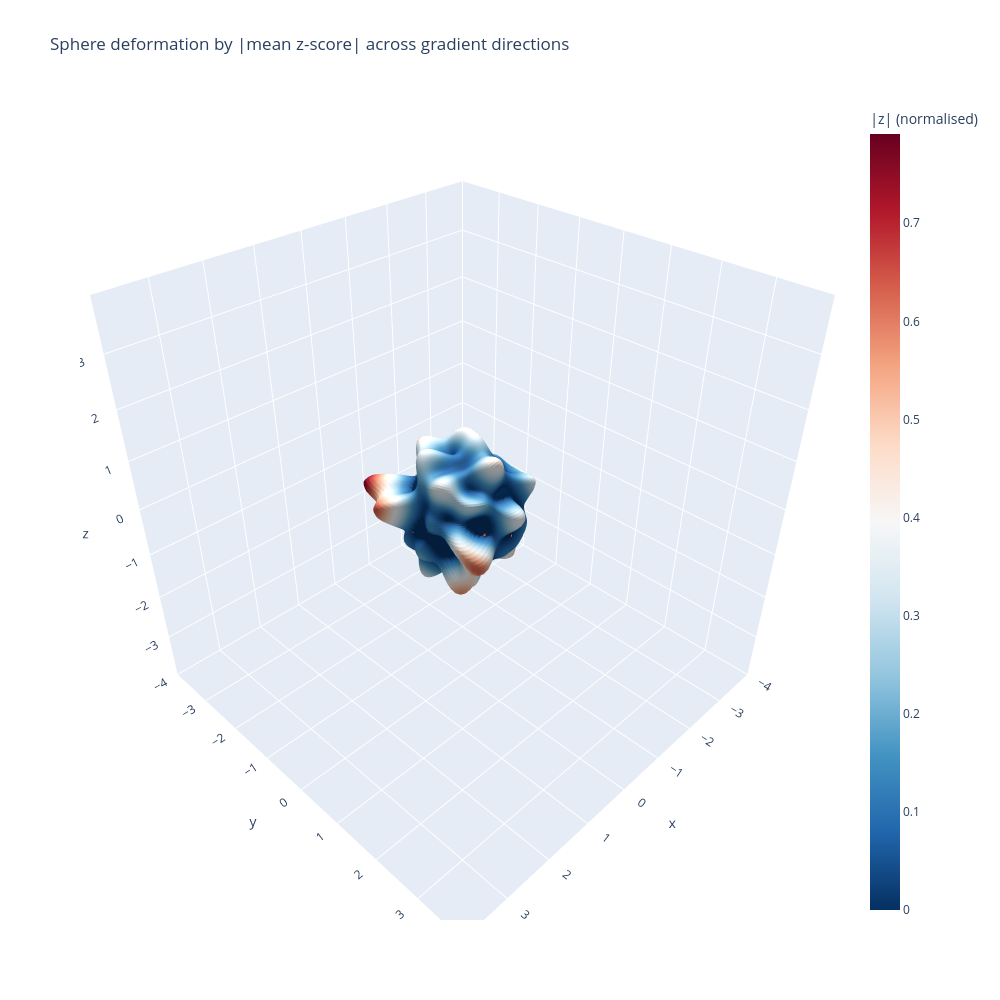

The code cell stored with this chart in its notebook:
### Code cell
max_extent = 4
# ---------- Interactive (plotly) ----------
fig = go.Figure()

fig.add_trace(go.Surface(
    x=x_def, y=y_def, z=z_def,
    surfacecolor=deform_field,
    colorscale="RdBu_r",  # plotly's coolwarm equivalent: low=blue, high=red
    cmin=0,visible = True,
    cmax=deform_field.max(),
    colorbar=dict(title="|z| (normalised)"),
    lighting=dict(ambient=0.6, diffuse=0.6, specular=0.1),
))

fig.add_trace(go.Scatter3d(
    x=points[:, 0], y=points[:, 1], z=points[:, 2],
    mode="markers",
    marker=dict(size=3, colorscale="viridis", opacity=0.9),
    text=z,
    hovertemplate="mean z = %{text:.2f}<extra></extra>",
    name="Sampled directions",
))

fig.update_layout(
    title="Sphere deformation by |mean z-score| across gradient directions",
    scene=dict(
        xaxis=dict(title="x", range=[-max_extent, max_extent]),
        yaxis=dict(title="y", range=[-max_extent, max_extent]),
        zaxis=dict(title="z", range=[-max_extent, max_extent]),
        aspectmode="cube",
    ),
    width=1000,
    height=1000,
)

fig.show()

print(f"\n Plotted deformation from {len(z)} directions, max |mean z| = {np.abs(z).max():.2f}")

### Figure 1 — Plotly figure (JSON) as saved in the notebook; plotly's stock layout.template omitted (floating-point values rounded to 4 significant figures; data arrays with more than 128 entries replaced by an {"elided": "..."} marker saying what was removed)
{"data": [{"cmax": 0.791, "cmin": 0, "colorbar": {"title": {"text": "|z| (normalised)"}}, "colorscale": [[0, "rgb(5,48,97)"], [0.1, "rgb(33,102,172)"], [0.2, "rgb(67,147,195)"], [0.3, "rgb(146,197,222)"], [0.4, "rgb(209,229,240)"], [0.5, "rgb(247,247,247)"], [0.6, "rgb(253,219,199)"], [0.7, "rgb(244,165,130)"], [0.8, "rgb(214,96,77)"], [0.9, "rgb(178,24,43)"], [1, "rgb(103,0,31)"]], "lighting": {"ambient": 0.6, "diffuse": 0.6, "specular": 0.1}, "surfacecolor": {"elided": "100x100 float values"}, "type": "surface", "visible": true, "x": {"elided": "100x100 float values"}, "y": {"elided": "100x100 float values"}, "z": {"elided": "100x100 float values"}}, {"hovertemplate": "mean z = %{text:.2f}<extra></extra>", "marker": {"colorscale": [[0, "#440154"], [0.1111, "#482878"], [0.2222, "#3e4989"], [0.3333, "#31688e"], [0.4444, "#26828e"], [0.5556, "#1f9e89"], [0.6667, "#35b779"], [0.7778, "#6ece58"], [0.8889, "#b5de2b"], [1, "#fde725"]], "opacity": 0.9, "size": 3}, "mode": "markers", "name": "Sampled directions", "text": {"elided": "319 float values"}, "type": "scatter3d", "x": {"elided": "319 float values"}, "y": {"elided": "319 float values"}, "z": {"elided": "319 float values"}}], "layout": {"height": 1000, "scene": {"aspectmode": "cube", "xaxis": {"range": [-4, 4], "title": {"text": "x"}}, "yaxis": {"range": [-4, 4], "title": {"text": "y"}}, "zaxis": {"range": [-4, 4], "title": {"text": "z"}}}, "title": {"text": "Sphere deformation by |mean z-score| across gradient directions"}, "width": 1000}}
